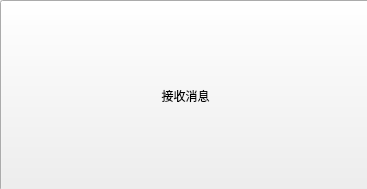
<?xml version="1.0" encoding="UTF-8"?>
<ui version="4.0">
 <class>Notice_windows</class>
 <widget class="QWidget" name="Notice_windows">
  <property name="geometry">
   <rect>
    <x>0</x>
    <y>0</y>
    <width>367</width>
    <height>189</height>
   </rect>
  </property>
  <property name="windowTitle">
   <string>Notice</string>
  </property>
  <widget class="QPushButton" name="pushButton">
   <property name="geometry">
    <rect>
     <x>0</x>
     <y>0</y>
     <width>371</width>
     <height>191</height>
    </rect>
   </property>
   <property name="styleSheet">
    <string notr="true">border-image: url(:/new/prefix1/201310910581785207.jpg);</string>
   </property>
   <property name="text">
    <string>接收消息</string>
   </property>
  </widget>
 </widget>
 <resources/>
 <connections/>
</ui>
